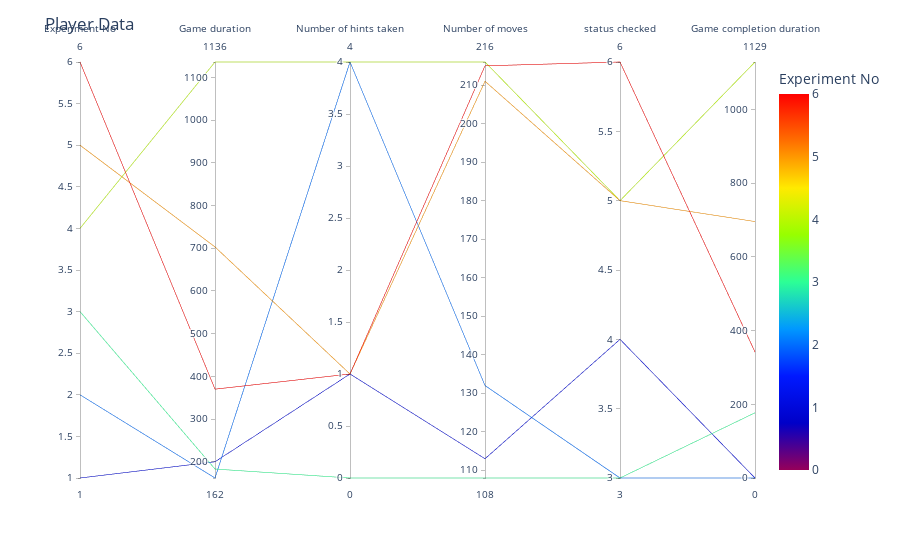

Notebook cell for this chart:
### Code cell
df = no_Nan
#print(df)
df['Game Start time'] = pd.to_datetime(df['Game Start time'],unit='s')
df['Game End time'] = pd.to_datetime(df['Game End time'],unit='s')
#print(df)
x=len(df.index)
fig = px.parallel_coordinates(df, color="Experiment No",
                               dimensions= list (['Experiment No','Game Start time','Game End time','Game duration', 'Number of hints taken', 'Number of moves',
                                           'status checked','Game completion duration']),
                               color_continuous_scale=px.colors.sequential.Rainbow,
                                color_continuous_midpoint=x/2)
fig.update_layout(title="Player Data")
fig.show()

### Figure 1 — Plotly figure (JSON) as saved in the notebook; plotly's stock layout.template omitted (floating-point values rounded to 4 significant figures)
{"data": [{"dimensions": [{"label": "Experiment No", "values": [1, 2, 3, 4, 5, 6]}, {"label": "Game duration", "values": [200, 162, 183, 1136, 703, 370]}, {"label": "Number of hints taken", "values": [1, 4, 0, 4, 1, 1]}, {"label": "Number of moves", "values": [113, 132, 108, 216, 211, 215]}, {"label": "status checked", "values": [4, 3, 3, 5, 5, 6]}, {"label": "Game completion duration", "values": [0, 0, 177, 1129, 696, 342]}], "domain": {"x": [0, 1], "y": [0, 1]}, "line": {"color": [1, 2, 3, 4, 5, 6], "coloraxis": "coloraxis"}, "name": "", "type": "parcoords"}], "layout": {"coloraxis": {"cmid": 3, "colorbar": {"title": {"text": "Experiment No"}}, "colorscale": [[0, "rgb(150,0,90)"], [0.125, "rgb(0,0,200)"], [0.25, "rgb(0,25,255)"], [0.375, "rgb(0,152,255)"], [0.5, "rgb(44,255,150)"], [0.625, "rgb(151,255,0)"], [0.75, "rgb(255,234,0)"], [0.875, "rgb(255,111,0)"], [1, "rgb(255,0,0)"]]}, "legend": {"tracegroupgap": 0}, "margin": {"t": 60}, "title": {"text": "Player Data"}}}
